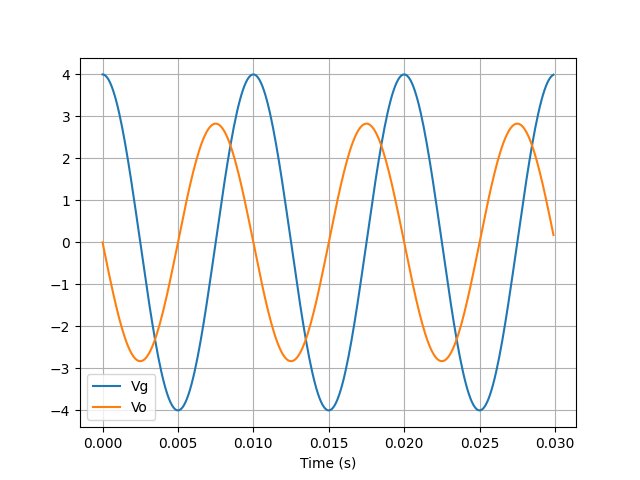

Recreate this plot in Python.
import numpy as np

import matplotlib.pyplot as plot
import math 

time  = np.arange(0, 0.03, 0.0001);
freq = 2*np.pi*100

vg   = 4*np.cos(time*freq)
vo   = 4/math.sqrt(2)*np.cos(time*freq+np.pi/2)

plot.plot(time, vg)

plot.plot(time, vo)

plot.xlabel('Time (s)')

plot.grid(True, which='both')

plot.legend(['Vg','Vo'])
 

plot.show()
